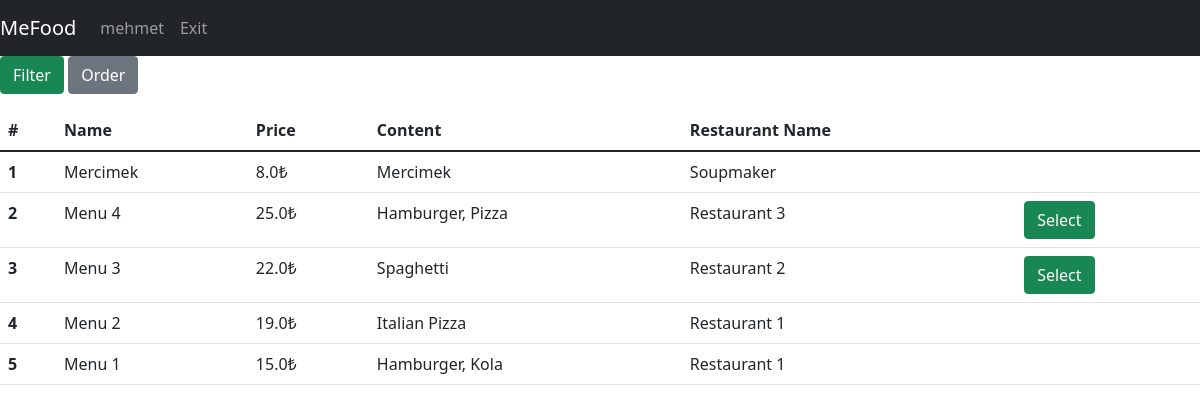
/menus (signed in), run on the app's committed database.
### tables this page shows
CREATE TABLE menu(id INTEGER PRIMARY KEY,menuName varchar(30), price REAL, content TEXT, restaurantId int REFERENCES restaurant(id) ON UPDATE CASCADE);

CREATE TABLE restaurant(id INTEGER PRIMARY KEY, restaurantName varchar(30),address varchar(250),lat Text,lng Text,isOpen binary,averageRating REAL);

### app.py (the view)
@app.route("/menus", methods=["GET", "POST"])
def allMenus():
    with sqlite3.connect(DATABASE) as database:
        cursor = database.cursor()
    if request.method == "POST":
        if 'order' in request.form:
            orderBy = request.form['orderBy']
            if session["isFiltered"] == False:
                command = "SELECT menu.id, menuName, price, content, restaurant.restaurantName " \
                          " FROM menu INNER JOIN restaurant ON menu.restaurantId = restaurant.id ORDER BY "+orderBy
                cursor.execute(command)
                query = cursor.fetchall()
                session["filteredData"]["menu"] = query
            else:
                df = pd.DataFrame(session["filteredData"]["menu"],
                                  columns=['id','menuName', 'price','content', 'restaurantName'])
                df = df.sort_values(by=orderBy)
                session["filteredData"]["menu"] = df.values.tolist()
        if 'filter' in request.form:
            filtered_cols, expected_vals = [], []
            q = ""
            for c in request.form.keys():
                if request.form[c] != '' and request.form[c] != "filter":
                    filtered_cols.append(c)
                    expected_vals.append(request.form[c])
            if len(expected_vals) > 0:
                for index in range(0, len(expected_vals)):
                    q += filtered_cols[index]+" LIKE " + f"'%{expected_vals[index]}%'"
                command = "SELECT menu.id, menuName, price, content, restaurant.restaurantName " \
                          " FROM menu INNER JOIN restaurant ON menu.restaurantId = restaurant.id and "+q+" ORDER BY menu.id desc "
                cursor.execute(command)
                query = cursor.fetchall()
                session["filteredData"]["menu"] = query
            else:
                session["filteredData"] = getAllDbData(toGet=["menu"])
            session["isFiltered"] = True
    else:
        session["filteredData"] = getAllDbData(toGet=["menu"])
        session["isFiltered"] = False
    return render_template("admin/list_operations/list_menus.html", username=session["username"], data=session["filteredData"])

### app.py (called while the page is built)
def getMenus(cursor, limit=None):
    if limit != None:
        cursor.execute("SELECT menu.id, menuName, price, content, restaurant.restaurantName, restaurant.isOpen FROM menu INNER JOIN restaurant ON menu.restaurantId = restaurant.id ORDER BY menu.id DESC LIMIT ?", (limit,))
    else:
        cursor.execute("SELECT menu.id, menuName, price, content, restaurant.restaurantName, restaurant.isOpen FROM menu INNER JOIN restaurant ON menu.restaurantId = restaurant.id ORDER BY menu.id DESC")
    query = cursor.fetchall()
    return query

def getAllDbData(toGet, limit=None):
    with sqlite3.connect(DATABASE) as database:
        cursor = database.cursor()
    data = {}
    for entity in toGet:
        if entity == "couriers":
            data[entity] = getCouriers(cursor, limit)
        if entity == "users":
            data[entity] = getUsers(cursor, limit)
        if entity == "restaurant":
            data[entity] = getRestaurants(cursor, limit)
        if entity == "menu":
            data[entity] = getMenus(cursor, limit)
        if entity == "orders":
            data[entity] = getOrders(cursor, limit)
        if entity == "reviews":
            data[entity] = getReviews(cursor, limit)
        if entity == "extras":
            data[entity] = getExtras(cursor, limit)
        else:
            pass
    return data

### templates/admin/list_operations/list_menus.html (shortened to what this page needs)
{% extends 'base.html' %}
{% block navbar %}
<nav class="navbar navbar-expand-lg navbar-dark bg-dark">
    <a class="navbar-brand" href="#">MeFood</a>
    <div class="collapse navbar-collapse" id="navbarNav">
        <ul class="navbar-nav">
          <li class="nav-item active"><a class="nav-link" href="/">{{username}}</a></li>
          <li class="nav-item active"><a class="nav-link" href="/exit">Exit</a></li>
        </ul>
    </div>
</nav>
{% endblock %}
{% block body %}
<p>
  <a class="btn btn-success" data-toggle="collapse" href="#filter" role="button" aria-expanded="false" aria-controls="filter">Filter</a>
  <button class="btn btn-secondary" type="button" data-toggle="collapse" data-target="#order" aria-expanded="false" aria-controls="order">Order</button>
</p>
<div>
  <form action="/selectMenu" method="POST">
    <table class="table">
      <thead class="thead-dark">
        <tr>
            <th scope="col">#</th>
            <th scope="col">Name</th>
            <th scope="col">Price</th>
            <th scope="col">Content</th>
            <th scope="col">Restaurant Name</th>
            <th scope="col"></th>
        </tr>
      </thead>
      <tbody>
        {%for i in range(data["menu"]|length)%}
                <tr>
                  <th scope="row">{{ i+1 }}</th>
                  <td>{{ data["menu"][i][1] }}</td>
                  <td>{{ data["menu"][i][2] }}₺</td>
                  <td>{{ data["menu"][i][3] }}</td>
                  <td>{{ data["menu"][i][4] }}</td>
                  {% if session["user_type"] == 0 and data["menu"][i][5] == 1 %}
               <td><button type="submit" name="selectedMenu" value='{{ data["menu"][i][0] }}' class="btn btn-success">Select</button></td>
                  {% else %}
               <td></td>
                  {% endif %}
                </tr>
        {%endfor%}
      </tbody>
    </table>
  </form>
</div>
{% endblock %}

### data on the page
menu: menuName "Mercimek", price "8.0", content "Mercimek"
restaurant: restaurantName "Soupmaker", isOpen 0 (drawn)
menu: menuName "Menu 4", price "25.0", content "Hamburger, Pizza"
restaurant: restaurantName "Restaurant 3"
menu: menuName "Menu 3", price "22.0", content "Spaghetti"
restaurant: restaurantName "Restaurant 2"
menu: menuName "Menu 2", price "19.0", content "Italian Pizza"
restaurant: restaurantName "Restaurant 1" "Restaurant 1", isOpen 0 (drawn)
menu: menuName "Menu 1", price "15.0", content "Hamburger, Kola"

### other printed values
{{ username }} "mehmet"
{{ i+1 }} "1" "2" "3" "4" "5"
